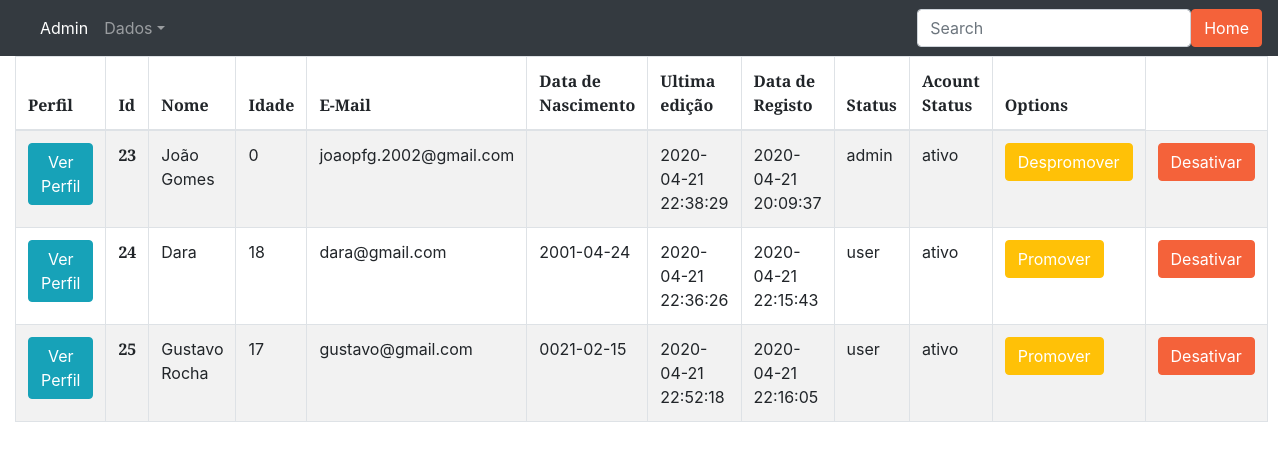
/admin/users.php, run on the app's committed database.
### tables this page shows
CREATE TABLE `users` (
  `id` int(11) NOT NULL,
  `username` tinytext NOT NULL,
  `age` int(11) NOT NULL,
  `email` tinytext NOT NULL,
  `password` longtext NOT NULL,
  `phone` int(9) DEFAULT NULL,
  `born_date` date DEFAULT NULL,
  `updated_at` timestamp NOT NULL DEFAULT current_timestamp() ON UPDATE current_timestamp(),
  `created_at` timestamp NOT NULL DEFAULT current_timestamp(),
  `user_status` varchar(10) NOT NULL DEFAULT 'user',
  `acount_status` text NOT NULL DEFAULT 'ativo'
);

### admin/users.php (the view, shortened to what this page needs)
<?php
require '../includes/db.inc.php';
$sql = "SELECT * FROM users ";
    $result = mysqli_query( $conn, $sql);
?>
<!DOCTYPE html>
<html lang="en">
    <head>
        <link href="https://cdnjs.cloudflare.com/ajax/libs/magnific-popup.js/1.1.0/magnific-popup.min.css" rel="stylesheet" />
        <link href="../assets/css/styles.css" rel="stylesheet" />
    </head>
    <?php include "../assets/content/navbar_admin.php" ?>
    <div class="container-fluid">
        <table class="table table-striped table-bordered">
            <thead>
                <tr>
                    <th>Perfil</th>
                    <th scope="col">Id</th>
                    <th scope="col">Nome</th>
                    <th scope="col">Idade</th>
                    <th scope="col">E-Mail</th>
                    <th scope="col">Data de Nascimento</th>
                    <th scope="col">Ultima edição</th>
                    <th scope="col">Data de Registo</th>
                    <th scope="col">Status</th>
                    <th scope="col">Acount Status</th>
                    <th scope="col">Options</th>
                </tr>
            </thead>
            <tbody>
            <?php foreach($result as $row) :?>
                <tr>
                    <th> <a type="button" id="view-user-btn" name="view-user-btn" class="btn btn-info text-white" href="view_profile.php?&id=<?php echo $row['id'] ?>">Ver Perfil</a></th>
                    <th scope="row"><?= $row['id']?></th>
                    <td><?= $row['username']?></td>
                    <td><?= $row['age']?></td>
                    <td><?= $row['email']?></td>
                    <td><?= $row['born_date']?></td>
                    <td><?= $row['updated_at']?></td>
                    <td><?= $row['created_at']?></td>
                    <td><?= $row['user_status']?></td>
                    <td><?= $row['acount_status']?></td>
                    <?php if($row['user_status'] === 'user') : ?>
                       <td> <a type="button" id="promover-user-btn" name="promover-user-btn" class="btn btn-warning text-white" href="../includes/promover_user.php?promover=sim&id=<?php echo $row['id'] ?>">Promover</a></td>
                    <?php endif ?>
                    <?php if($row['user_status'] === 'admin') : ?>
                       <td> <a type="button" id="promover-user-btn" name="promover-user-btn" class="btn btn-warning text-white" href="../includes/despromover_user.php?despromover=sim&id=<?php echo $row['id'] ?>">Despromover</a></td>
                    <?php endif ?>
                    <?php if($row['acount_status'] === 'ativo') : ?>
                        <td><a type="button" id="desativar-user-btn" name="desativar-user-btn" class="btn btn-primary text-white" href="../includes/desativar_user.php?id=<?php echo $row['id'] ?>">Desativar</a></td>
                    <?php endif ?>
                <?php endforeach ?>
            </tbody>
        </table>
    </div>
    </body>
</html>

### assets/content/navbar_admin.php (shortened to what this page needs)
<nav class="navbar navbar-expand-md navbar-dark bg-dark">
  <div class="collapse navbar-collapse" id="navbarsExample04">
    <ul class="navbar-nav mr-auto">
      <li class="nav-item active">
        <a class="nav-link" href="#">Admin</a>
      </li>
      <li class="nav-item dropdown">
        <a class="nav-link dropdown-toggle" href="#" id="dropdown04" data-toggle="dropdown" aria-haspopup="true" aria-expanded="false">Dados</a>
      </li>
    </ul>
    <form class="form-inline my-2 my-md-0">
      <input class="form-control" type="text" placeholder="Search">
      <a class="btn btn-primary"href="../index.php">Home</a>
    </form>
  </div>
</nav>

### data on the page
users: id "23", username "João Gomes", age "0", email "joaopfg.2002@gmail.com", updated_at "2020-04-21 22:38:29", created_at "2020-04-21 20:09:37", user_status "admin", acount_status "ativo"
users: id "24", username "Dara", age "18", email "dara@gmail.com", born_date "2001-04-24", updated_at "2020-04-21 22:36:26", created_at "2020-04-21 22:15:43", user_status "user", acount_status "ativo"
users: id "25", username "Gustavo Rocha", age "17", email "gustavo@gmail.com", born_date "0021-02-15", updated_at "2020-04-21 22:52:18", created_at "2020-04-21 22:16:05", user_status "user", acount_status "ativo"
